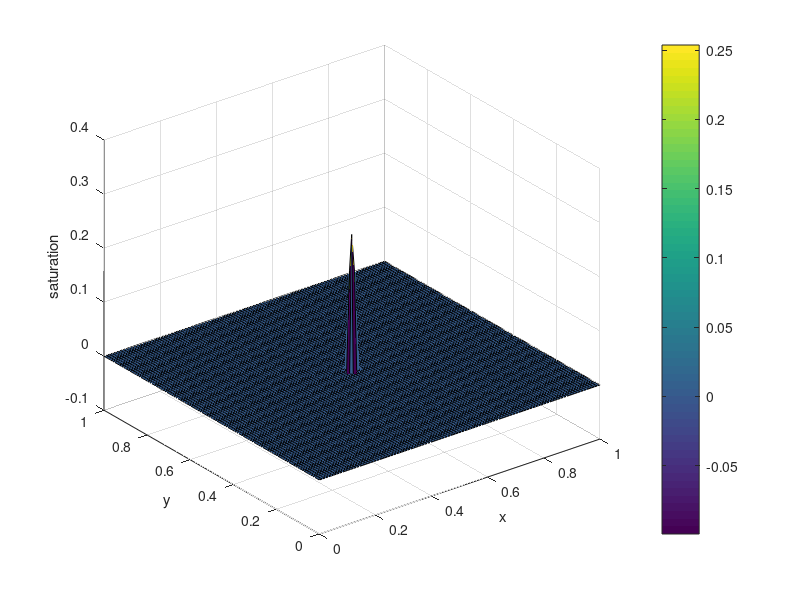
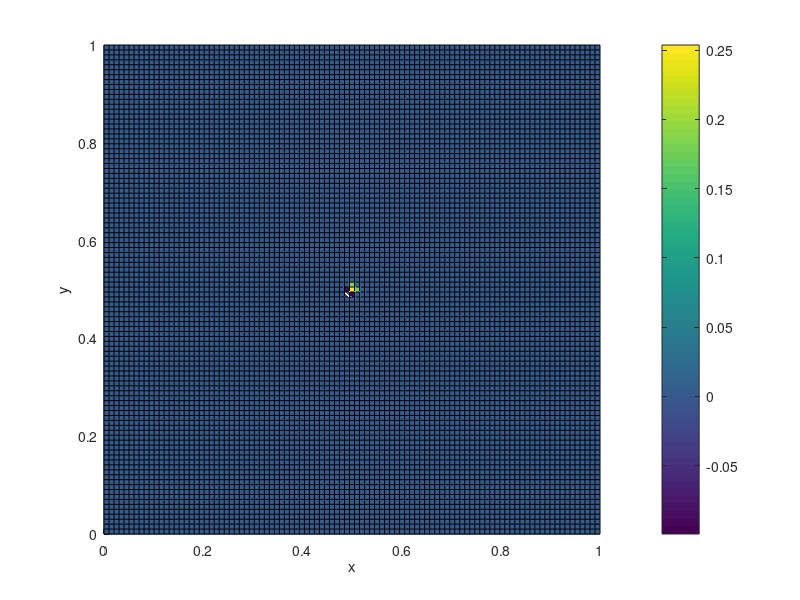

MATLAB code to generate these figures, in order:
clear;
close;
clc;
%Nichoals de Almeida Pinto
%Simulador TVD sem limitador de fluxo. Coloquei a função de fluxo do NonStandard no lugar.
disp('Simulador TVD_NonStandard simples 2D');
disp('------------------------------------')
%------------------------VALORES INICIAIS----------------------------------
N = 100;
delty = 0.003;
deltx = 0.003;
deltt = 0.0005;
mio = 1;
miw = 1;
porosidade = 1;
tempo = input('Tempo: ');
disp('--------------Carregando------------')
Sw(1:N,1:N,1:tempo) = 0;
%--------------------------------------------------------------------------

%--------------------------------INJECAO-----------------------------------
% ESCOLHA A OPCAO DE INJECAO:
% 1 - FIVESPOT        2 - LINE
% 3 - POCO            4 - CUBO
injecao = 3;
if injecao == 1
    Sw(1,1,:) = 1;
    Sw(N,1,:) = 1;
    Sw(1,N,:) = 1;
    Sw(N,N,:) = 1;
elseif injecao == 2
    Sw(1,:,:) = 1;%Injecao tipo line
elseif injecao == 3
    Sw(N/2,N/2,:) = 1;%Poco de injecao na borda do reservatorio
elseif injecao == 4
    Sw(46:55,46:55,1) = 1; %cubo de agua sem injecao
end
%--------------------------------------------------------------------------

%-------------------------------CONTA--------------------------------------
for j = 1:1:tempo-1
    for i = 1:1:N
        for k = 1:1:N
            Fax = 0;
            Fbx = 0;
            Fay = 0;
            Fby = 0;
            Nax = 0;
            Nbx = 0;
            Nay = 0;
            Nby = 0;
            
            if i == 1
               Fax=Sw(i,k,j);
               Fbx=Sw(i,k,j);
            elseif i == N
               Nax=(Sw(i-1,k,j)^2)/((Sw(i-1,k,j)^2)+(miw/mio)*((1-Sw(i-1,k,j))^2));
               Fax=Sw(i-1,k,j)+.5*(Sw(i,k,j)-Sw(i-1,k,j))*Nax;%max(0,min(1,(Sw(i-1,k,j)-Sw(i-2,k,j),Sw(i,k,j)-Sw(i-1,k,j))))
               Fbx=Sw(i,k,j);
            else
               Nax=(Sw(i-1,k,j)^2)/((Sw(i-1,k,j)^2)+(miw/mio)*((1-Sw(i-1,k,j))^2));
               Fax=Sw(i-1,k,j)+.5*(Sw(i,k,j)-Sw(i-1,k,j))*Nax;%max(0,min(1,(Sw(i-1,k,j)-Sw(i-2,k,j),Sw(i,k,j)-Sw(i-1,k,j))))
               Nbx=(Sw(i+1,k,j)^2)/((Sw(i+1,k,j)^2)+(miw/mio)*((1-Sw(i+1,k,j))^2));
               Fbx=Sw(i,k,j)+.5*(Sw(i+1,k,j)-Sw(i,k,j))*Nbx;%max(0,min(1,(Sw(i,k,j)-Sw(i-1,k,j),Sw(i+1,k,j)-Sw(i,k,j))))
            end
             
            if k == 1
               Fay=Sw(i,k,j);
               Fby=Sw(i,k,j);
            elseif k == N
               Nay=(Sw(i,k-1,j)^2)/((Sw(i,k-1,j)^2)+(miw/mio)*((1-Sw(i,k-1,j))^2));
               Fay=Sw(i,k-1,j)+.5*(Sw(i,k,j)-Sw(i,k-1,j))*Nay;%max(0,min(1,(Sw(i,k-1,j)-Sw(i,k-2,j),Sw(i,k,j)-Sw(i,k-1,j))))
               Fby=Sw(i,k,j);
            else
               Nay=(Sw(i,k-1,j)^2)/((Sw(i,k-1,j)^2)+(miw/mio)*((1-Sw(i,k-1,j))^2));
               Fay=Sw(i,k-1,j)+.5*(Sw(i,k,j)-Sw(i,k-1,j))*Nay;%max(0,min(1,(Sw(i,k-1,j)-Sw(i,k-2,j),Sw(i,k,j)-Sw(i,k-1,j))))
               Nby=(Sw(i,k+1,j)^2)/((Sw(i,k+1,j)^2)+(miw/mio)*((1-Sw(i,k+1,j))^2));
               Fby=Sw(i,k,j)+.5*(Sw(i,k+1,j)-Sw(i,k,j))*Nby;%max(0,min(1,(Sw(i,k,j)-Sw(i,k-1,j),Sw(i,k+1,j)-Sw(i,k,j))))
            end
            
            Fx = ((Fax^2)/(Fax^2 + (miw/mio)*((1-Fax)^2))) - ((Fbx^2)/(Fbx^2 + (miw/mio)*((1-Fbx)^2)));
            Fy = ((Fay^2)/(Fay^2 + (miw/mio)*((1-Fay)^2))) - ((Fby^2)/(Fby^2 + (miw/mio)*((1-Fby)^2)));
            
            Sw(i,k,j+1) =  Sw(i,k,j) + ((Fx/deltx) + (Fy/delty))*deltt/porosidade;
        end
    end
end
%--------------------------------------------------------------------------

%--------------------------------VOLUME------------------------------------
volume = 0;
for x = 1:1:N
    for y = 1:1:N
        volume = volume + Sw(x,y,tempo);
    end
end
fprintf('O volume de agua no reservatorio é: %d', volume);
%--------------------------------------------------------------------------

%-------------------------------GRAFICO FINAL------------------------------
B(:,:) = Sw(:,:,tempo);                                                  %|
figure (1)                                                               %|
R=linspace(0,1,N);                                                       %|
surf(R,R,B(:,:))                                                         %|
xlabel('x')                                                              %|
ylabel('y')                                                              %|
zlabel('saturation')                                                     %|
colorbar                                                                 %|
%--------------------------------------------------------------------------

%---------------------------------ANIMACAO---------------------------------
for t=1:1:tempo                                                          %|
    for x=1:1:N                                                          %|
        for y=1:1:N                                                      %|
            B(x,y) = Sw(x,y,t);                                          %|
        end                                                              %|
    end                                                                  %|
        figure (2)                                                       %|
        surf(R,R,B(:,:));                                                %|
        az = 0;                                                          %|
        el = 90;                                                         %|
        view(az, el);                                                    %|
        colorbar                                                         %|
        anima(t) = getframe;                                             %|
        xlabel('x')                                                      %|
        ylabel('y')                                                      %|
        zlabel('saturation')                                             %|
end                                                                      %|
movie(anima,3,20)                                                        %|
%--------------------------------------------------------------------------
